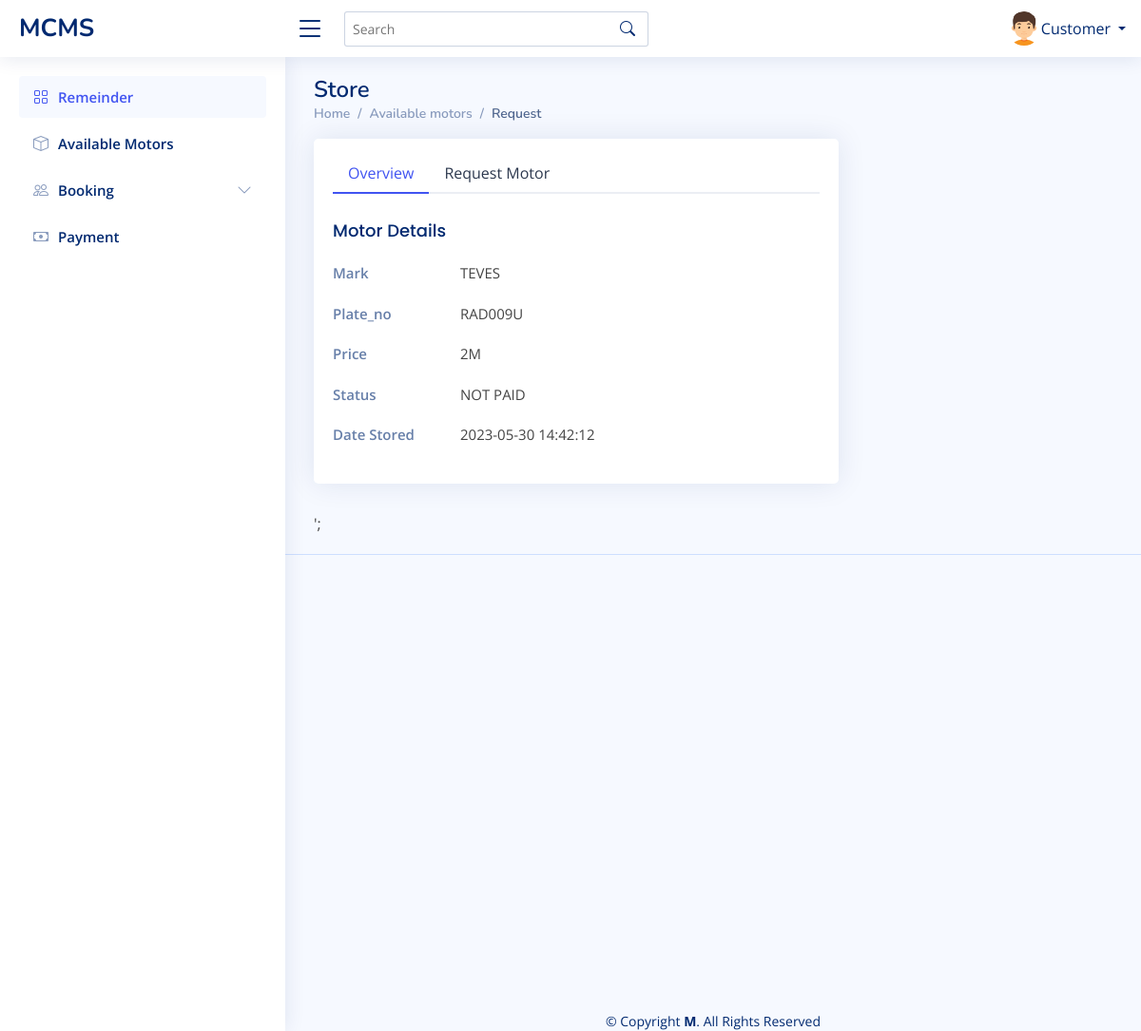
The app's page /Dashboard/Customer/request.php?s_id=2 (signed in) with its own data.
### tables this page shows
CREATE TABLE `store` (
  `s_id` int(11) NOT NULL,
  `mark` varchar(250) NOT NULL,
  `plate_no` varchar(100) NOT NULL,
  `status` varchar(100) NOT NULL,
  `price` varchar(100) NOT NULL,
  `requ` varchar(100) NOT NULL,
  `appr` int(11) NOT NULL,
  `datestored` timestamp NOT NULL DEFAULT current_timestamp() ON UPDATE current_timestamp(),
  `stat` varchar(200) NOT NULL DEFAULT 'Normal'
);

### Dashboard/Customer/request.php (the view, shortened to what this page needs)
<?php
            include 'navbar.php';
            $sid = $_GET['s_id'];
?>
  <main id="main" class="main">
    <div class="pagetitle">
      <h1>Store</h1>
      <nav>
        <ol class="breadcrumb">
          <li class="breadcrumb-item"><a href="index.php">Home</a></li>
          <li class="breadcrumb-item">Available motors</li>
          <li class="breadcrumb-item active">Request</li>
        </ol>
      </nav>
    </div>
    <section class="section profile">
      <div class="row">
        <div class="col-xl-8">
          <div class="card">
            <div class="card-body pt-3">
              <ul class="nav nav-tabs nav-tabs-bordered">
<li class="nav-item">
  <button class="nav-link active" data-bs-toggle="tab" data-bs-target="#overview">Overview</button>
</li>
<li class="nav-item">
  <button class="nav-link" data-bs-toggle="tab" data-bs-target="#profile-edit">Request Motor</button>
</li>
</ul>
              <div class="tab-content pt-2">
            <div class="tab-pane fade show active profile-overview" id="overview">
               <?php
                 $fetch = mysqli_query($conn,"select * from store where s_id='$sid'");
                  if($row = mysqli_fetch_array($fetch))
                     {
                     echo'<h5 class="card-title">Motor Details</h5>
                 <div class="row">
                    <div class="col-lg-3 col-md-4 label ">Mark</div>
                    <div class="col-lg-9 col-md-8">'.$row['mark'].'</div>
                 </div>
                 <div class="row">
                   <div class="col-lg-3 col-md-4 label ">Plate_no</div>
                   <div class="col-lg-9 col-md-8">'.$row['plate_no'].'</div>
                 </div>
                 <div class="row">
                  <div class="col-lg-3 col-md-4 label ">Price</div>
                  <div class="col-lg-9 col-md-8">'.$row['price'].'</div>
                 </div>
                  <div class="row">
                    <div class="col-lg-3 col-md-4 label">Status</div>
                    <div class="col-lg-9 col-md-8">'.$row['status'].'</div>
                  </div>
                  <div class="row">
                    <div class="col-lg-3 col-md-4 label">Date Stored</div>
                    <div class="col-lg-9 col-md-8">'.$row['datestored'].'</div>
                  </div>
              </div>';
              }
                   ?>
                </div>
              </div>
            </div>
          </div>
        </div>
    </section>';
  </main>
  <?php
      include "../footer.php"
  ?>

### Dashboard/Customer/assets/css/style.css (style rules this page uses)
:root { scroll-behavior: smooth; }
body { font-family: "Open Sans", sans-serif; background: #f6f9ff; color: #444444; }
a { color: #4154f1; text-decoration: none; }
h1, h2, h3, h4, h5, h6 { font-family: "Nunito", sans-serif; }
#main { margin-top: 60px; padding: 20px 30px; transition: all 0.3s; }
.pagetitle { margin-bottom: 10px; }
.pagetitle h1 { font-size: 24px; margin-bottom: 0; font-weight: 600; color: #012970; }
.card { margin-bottom: 30px; border: none; border-radius: 5px; box-shadow: 0px 0 30px rgba(1, 41, 112, 0.1); }
.card-title { padding: 20px 0 15px 0; font-size: 18px; font-weight: 500; color: #012970; font-family: "Poppins", sans-serif; }
.card-body { padding: 0 20px 20px 20px; }
.breadcrumb { font-size: 14px; font-family: "Nunito", sans-serif; color: #899bbd; font-weight: 600; }
.breadcrumb a { color: #899bbd; transition: 0.3s; }
.breadcrumb .breadcrumb-item::before { color: #899bbd; }
.breadcrumb .active { color: #51678f; font-weight: 600; }
.nav-tabs-bordered { border-bottom: 2px solid #ebeef4; }
.nav-tabs-bordered .nav-link { margin-bottom: -2px; border: none; color: #2c384e; }
.nav-tabs-bordered .nav-link.active { background-color: #fff; color: #4154f1; border-bottom: 2px solid #4154f1; }
@media (min-width: 1200px) { #main, #footer { margin-left: 300px; } }
.profile .profile-overview .row { margin-bottom: 20px; font-size: 15px; }
.profile .profile-overview .card-title { color: #012970; }
.profile .profile-overview .label { font-weight: 600; color: rgba(1, 41, 112, 0.6); }

### records on screen
store: mark "TEVES", plate_no "RAD009U", price "2M", status "NOT PAID", datestored "2023-05-30 14:42:12"

### other values on screen
$_SESSION['account_type'] "Customer"
